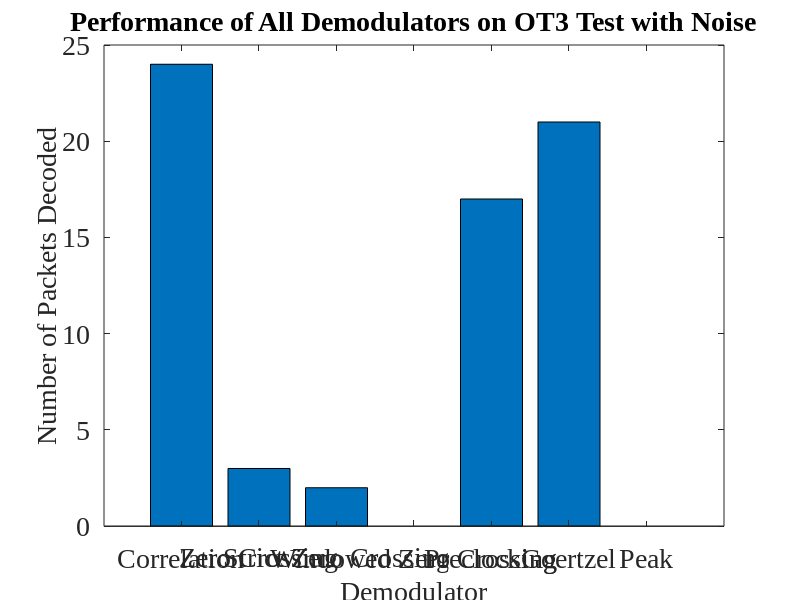

MATLAB code for this plot: (Note: this script raises an error after producing the figure.)
fontSize = 20;

% Correlation-w_emphasis_0......................24............1
% ZeroCrossing-w_emphasis_0.....................3............0
% StrictZero-w_emphasis_0.......................2............0
% WindowedZero-w_emphasis_0.....................0............0
% PreclockingDemodulator-w_emphasis_0...........17............0
% Goertzel-w_emphasis_0.........................21............0
% Peak-w_emphasis_0.............................0............0
x = [24 3 2 0 17 21 0];
y = ['Correlation' 'Zero Crossing' 'Strict Zero Crossing' 'Windowed Zero Crossing' 'Preclocking' 'Goertzel' 'Peak'];
f = figure('Position',[0,0,1280,1024]);
set(gcf,'color','w');
bar(x);
filename = 'Performance of All Demodulators on OT3 Test with Noise';
title(filename);
xlabel('Demodulator');
ylabel('Number of Packets Decoded');
set(gca,'XTickLabel',{'Correlation', 'Zero Crossing', 'Strict Zero Crossing', 'Windowed Zero Crossing', 'Preclocking', 'Goertzel', 'Peak'})
set(gca,'FontSize',fontSize, 'FontName', 'Times New Roman');
set(findall(gcf,'type','text'),'FontSize',fontSize, 'FontName', 'Times New Roman');
rotateXLabels(gca, 45)
set(gca, 'xtick', [])
grid on
saveas(f, strcat('.\..\..\..\rrxthesis\images\',regexprep(filename,'[^\w'']',''),'.png'));
pause();
close(f);
clear all;